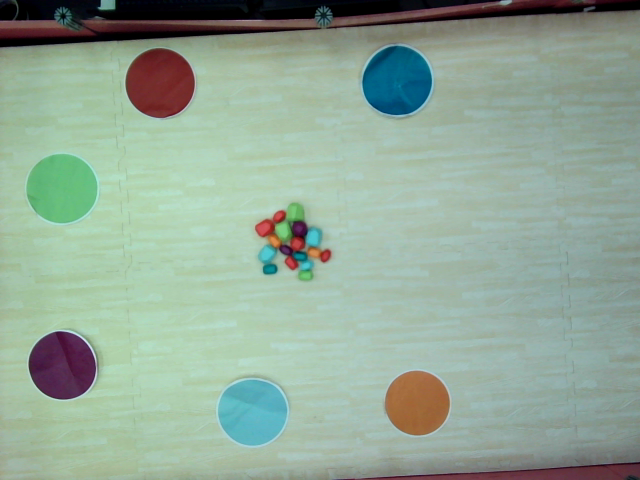
#> input picture examples/image.png, 640 x 480 px, given in place of the camera
$ python calibrate_grip.py   (older library calls are emulated)
#> lines starting #> are read from the running program, lines starting #| are printed output that depends on the picture; after the words box and inside, x2 and y2 are one past the last pixel; in counts of white or black regions, pixels touching at a corner belong together
### camera_io.py
"""Apply the same requested camera properties in calibration and operation."""
import cv2


def apply_camera_properties(cap, cfg):
    readings = {}
    for name, value in cfg.get('camera_properties', {}).items():
        prop = getattr(cv2, 'CAP_PROP_' + name, None)
        accepted = prop is not None and bool(cap.set(prop, value))
        actual = float(cap.get(prop)) if prop is not None else None
        readings[name] = {'requested': value, 'accepted': accepted, 'readback': actual}
        if not accepted:
            print(f'Warning: camera rejected {name}={value}')
    return readings  # Successful readback does not prove an optical setting.

### robot_pose.py
"""Robot pose from one AprilTag on top of the robot, seen by the overhead camera.

Output is in arena millimetres (same frame as vision.py targets):
x to the right, y down, origin at the top-left floor corner.
heading_deg: 0 = facing +x, 90 = facing +y (down the image), i.e. clockwise on screen.

The floor homography is exact only at floor level. The tag sits at height
tag_height_mm, so its image is pushed away from the point under the camera.
We undo this with  r_true = r_measured * (H - h) / H.

Run live to check tag size / detection rate:
    python robot_pose.py 1
    python robot_pose.py --video run.mp4
"""
import argparse
import json
import math
import time
from dataclasses import dataclass, asdict
from pathlib import Path

import cv2
import numpy as np

DICTIONARIES = {
    '36h11': cv2.aruco.DICT_APRILTAG_36h11,
    '25h9': cv2.aruco.DICT_APRILTAG_25h9,
    '16h5': cv2.aruco.DICT_APRILTAG_16h5,
}


@dataclass
class Pose:
    x: float            # tag centre on the floor plane, mm
    y: float
    heading_deg: float
    grip_x: float       # gripper point (tag centre + offset), mm
    grip_y: float
    side_mm: float      # measured tag side after correction; sanity check
    t: float

    def as_dict(self):
        return {k: round(v, 2) if isinstance(v, float) else v for k, v in asdict(self).items()}


def floor_homography(cfg):
    arena = cfg.get('arena', {})
    corners = arena.get('corners_px')
    if not corners:
        raise ValueError('arena.corners_px missing: run calibrate_arena.py first')
    w, h = arena['size_mm']
    src = np.array(corners, np.float32)
    dst = np.array([[0, 0], [w, 0], [w, h], [0, h]], np.float32)
    return cv2.getPerspectiveTransform(src, dst)


class RobotPoseEstimator:
    def __init__(self, cfg):
        tag = cfg.get('robot_tag')
        if not tag:
            raise ValueError('robot_tag block missing in calib.json (see README_ROBOT.md)')
        arena = cfg['arena']
        self.source_size = arena.get('source_size_px')
        self.H = floor_homography(cfg)
        self.tag_id = int(tag.get('id', 0))
        self.size_mm = float(tag.get('size_mm', 100))
        self.tag_h = float(tag.get('height_mm', 0))
        unmeasured = [k for k in ('camera_height_mm', 'camera_floor_xy_mm') if k in tag and tag[k] is None]
        if unmeasured:
            raise ValueError('robot_tag.' + ' and '.join(unmeasured) + ' not measured yet (null in the config)')
        self.cam_h = float(tag.get('camera_height_mm', 2000))
        if self.cam_h <= self.tag_h:
            raise ValueError('camera_height_mm must be larger than height_mm')
        w, h = arena['size_mm']
        self.cam_xy = np.array(tag.get('camera_floor_xy_mm') or [w / 2, h / 2], np.float64)
        # offset from tag centre to gripper point: [forward_mm, right_mm]
        self.offset = np.array(tag.get('grip_offset_mm', [0, 0]), np.float64)
        self.size_tolerance = float(tag.get('size_tolerance', 0.25))
        # 180 if the tag is mounted "upside down" (e.g. official apriltag-imgs PNG with its top edge forward)
        self.heading_offset = math.radians(float(tag.get('heading_offset_deg', 0)))
        params = cv2.aruco.DetectorParameters()
        params.cornerRefinementMethod = cv2.aruco.CORNER_REFINE_SUBPIX
        dictionary = cv2.aruco.getPredefinedDictionary(DICTIONARIES[tag.get('family', '36h11')])
        self.detector = cv2.aruco.ArucoDetector(dictionary, params)
        self.last_reason = 'not run'
        self.last_corners_px = None

    # [5 lines left out: function to_floor, not called in this run]

    def detect_all(self, frame):
        gray = frame if frame.ndim == 2 else cv2.cvtColor(frame, cv2.COLOR_BGR2GRAY)
        corners, ids, _ = self.detector.detectMarkers(gray)
        if ids is None:
            return {}
        return {int(i): c.reshape(4, 2) for i, c in zip(ids.flatten(), corners)}

    def detect(self, frame, t=None):
        t = time.time() if t is None else t
        if self.source_size and list(frame.shape[1::-1]) != list(self.source_size):
            raise ValueError('Camera resolution differs from calibration')
        tags = self.detect_all(frame)
        self.last_corners_px = tags.get(self.tag_id)
        if self.last_corners_px is None:
            self.last_reason = 'tag not seen' if not tags else f'other ids only: {sorted(tags)}'
            return None
        pts = self.to_floor(self.last_corners_px)          # TL, TR, BR, BL of the tag
        sides = np.linalg.norm(pts - np.roll(pts, -1, axis=0), axis=1)
        side = float(sides.mean())
        if abs(side - self.size_mm) / self.size_mm > self.size_tolerance:
            self.last_reason = f'size {side:.0f} mm != {self.size_mm:.0f} mm (check height/calib)'
            return None
        centre = pts.mean(axis=0)
        front = (pts[0] + pts[1]) / 2                        # top edge of the printed tag = robot front
        back = (pts[2] + pts[3]) / 2
        d = front - back
        heading = math.atan2(d[1], d[0]) + self.heading_offset
        heading = math.atan2(math.sin(heading), math.cos(heading))
        forward = np.array([math.cos(heading), math.sin(heading)])
        right = np.array([-math.sin(heading), math.cos(heading)])
        grip = centre + self.offset[0] * forward + self.offset[1] * right
        self.last_reason = 'ok'
        return Pose(float(centre[0]), float(centre[1]), math.degrees(heading),
                    float(grip[0]), float(grip[1]), side, t)


# [71 lines left out: functions footprint_polygon_mm, draw, main, not called in this run]


# [2 lines that do not run on import are left out]

### vision.py
"""Conservative overhead perception. Unknown objects still block pickup clearance."""
from dataclasses import dataclass, replace
import cv2
import numpy as np
from color_calibration import NAMES, mask_for, color_masks as make_color_masks, range_overlaps
from reference_guard import ReferenceGuard


def warp(frame, cfg):
    arena = cfg.get('arena', {})
    if arena.get('source_size_px') and list(frame.shape[1::-1]) != arena['source_size_px']:
        raise ValueError('Camera resolution changed; recalibrate arena/background')
    corners = arena.get('corners_px')
    if not corners:
        return frame.copy()
    scale = arena.get('mm_per_px', 2)
    if scale <= 0:
        raise ValueError('mm_per_px must be positive')
    width, height = [int(round(v / scale)) for v in arena['size_mm']]
    if width < 2 or height < 2:
        raise ValueError('Arena dimensions and mm_per_px must be positive')
    src = np.array(corners, np.float32)
    if src.shape != (4, 2) or abs(cv2.contourArea(src)) < 100:
        raise ValueError('Four non-degenerate arena corners required')
    dst = np.array([[0, 0], [width-1, 0], [width-1, height-1], [0, height-1]], np.float32)
    return cv2.warpPerspective(frame, cv2.getPerspectiveTransform(src, dst), (width, height))


@dataclass
class Observation:
    x: float
    y: float
    color: int
    confidence: float
    area: float
    isolated: bool = False      # pickable: clear all around, or clear along approach_deg
    stable: bool = False
    approach_deg: float = None  # robot heading to drive in with (0=+x, 90=+y); None = any side
    held: int = 0               # >0: target kept from an earlier frame (sticky_frames)
    candidate_color: int = 0    # best vote, even when the final label is unknown
    reason: str = ''            # explains color rejection or why pickup is withheld
    bbox: tuple = None          # rectified-pixel (x, y, width, height)
    ambiguous_fraction: float = 0.0


class Detector:
    # [262 lines left out: functions __init__, _hold_targets, process, _corridor_free, not called in this run]


def _angle_gap(a, b):
    return abs(np.arctan2(np.sin(a - b), np.cos(a - b)))


# [206 lines left out: functions _find_approach, _away_from_nearest, directional_candidates, _nearest_region, pile_regions, make_packet, not called in this run]

### calibrate_grip.py
"""Measure robot_tag.grip_offset_mm and robot_tag.axle_offset_mm with the overhead camera.

Needs: calibrate_arena.py done, the tag on the robot, and robot_tag.height_mm,
size_mm and camera_height_mm filled in.

1) Grip offset. Close the jaws on a stone, arm DOWN (stone on the floor), robot
   anywhere in view. Use a lime, violet or cyan stone (orange can look like the roof).
       python calibrate_grip.py 1                 # shows the result
       python calibrate_grip.py 1 --write         # also saves it to calib.json
   Run it twice with the robot at different spots/headings; the two results should
   agree within ~5 mm.

2) Axle offset (how far the tag centre is ahead of the wheel axle). Start the
   script, then spin the robot slowly on the spot with teleop (a or d) for a full turn.
       python calibrate_grip.py 1 --axle --write
   The tag centre moves on a circle around the axle; its radius is the offset.

Until (1) has been saved, autonomy.py prints a warning at every start.
"""
import argparse
import json
import math
from pathlib import Path

import cv2
import numpy as np

from robot_pose import RobotPoseEstimator
from vision import mask_for, warp


def stone_in_jaws(frame_rect, cfg, pose, per_px, stone_h, cam_xy, cam_h, color=None):
    """Centroid (mm, floor level) of the coloured blob in front of the robot, or None."""
    hsv = cv2.cvtColor(frame_rect, cv2.COLOR_BGR2HSV)
    h = math.radians(pose.heading_deg)
    f = np.array([math.cos(h), math.sin(h)])
    r = np.array([-math.sin(h), math.cos(h)])
    best = None
    for key, ranges in cfg['hsv'].items():
        if color is not None and int(str(key).split('_')[0]) != color:
            continue
        if not ranges:
            continue
        mask = mask_for(hsv, ranges)
        n, labels, stats, cents = cv2.connectedComponentsWithStats(mask)
        for i in range(1, n):
            area_mm2 = stats[i, cv2.CC_STAT_AREA] * per_px * per_px
            if area_mm2 < 300:
                continue
            c = cents[i] * per_px
            k = (cam_h - stone_h) / cam_h                   # stone surface parallax
            c = cam_xy + (c - cam_xy) * k
            rel = c - np.array([pose.x, pose.y])
            fwd, side = float(rel @ f), float(rel @ r)
            if 85 < fwd < 350 and abs(side) < 100 and (best is None or area_mm2 > best[0]):
                best = (area_mm2, fwd, side, key)
    return best


def fit_circle(points):
    """Least-squares circle through points -> (cx, cy, radius)."""
    p = np.asarray(points, np.float64)
    A = np.column_stack([2 * p[:, 0], 2 * p[:, 1], np.ones(len(p))])
    b = (p ** 2).sum(axis=1)
    cx, cy, c = np.linalg.lstsq(A, b, rcond=None)[0]
    return cx, cy, math.sqrt(max(0.0, c + cx * cx + cy * cy))


def main():
    ap = argparse.ArgumentParser(description=__doc__, formatter_class=argparse.RawDescriptionHelpFormatter)
    ap.add_argument('camera_index', nargs='?', type=int)
    ap.add_argument('--video')
    ap.add_argument('--config', type=Path, default=Path(__file__).with_name('calib.json'))
    ap.add_argument('--axle', action='store_true', help='measure axle offset (spin the robot on the spot)')
    ap.add_argument('--samples', type=int, default=60)
    ap.add_argument('--color', type=int, choices=range(1, 7), help='color ID of the stone held in the closed jaws')
    ap.add_argument('--max-spread-mm', type=float, default=10, help='refuse a noisy/ambiguous grip measurement')
    ap.add_argument('--write', action='store_true', help='save the result to the config')
    args = ap.parse_args()
    if not math.isfinite(args.max_spread_mm) or args.max_spread_mm <= 0:
        ap.error('--max-spread-mm must be positive and finite')
    cfg = json.loads(args.config.read_text())
#> (reads calib.json from the repository)
    est = RobotPoseEstimator(cfg)
    per_px = float(cfg['arena'].get('mm_per_px', 2))
    stone_h = float(cfg.get('autonomy', {}).get('stone_height_mm', 20))
    source = args.video or (args.camera_index if args.camera_index is not None else cfg.get('camera_index', 0))
    cap = cv2.VideoCapture(source)
    if not cap.isOpened():
        raise SystemExit(f'Cannot open {source}')
    if not args.video:
        from camera_io import apply_camera_properties
        apply_camera_properties(cap, cfg)
    grips, centres, headings = [], [], []
    need = args.samples * (3 if args.axle else 1)
    print('Axle mode: spin the robot slowly on the spot now.' if args.axle else
          'Jaws closed on a stone, arm down. Hold still.')
    while len(grips if not args.axle else centres) < need:
        ok, raw = cap.read()
#> raw is the input picture: shape (480, 640, 3); mean B, G, R 151.1, 167.3, 145.9
        if not ok:
            break
        pose = est.detect(raw)
#> in detect_all, `gray = frame if frame.ndim == 2 else cv2.cvtColor(frame, cv2.COLOR_BGR..`:
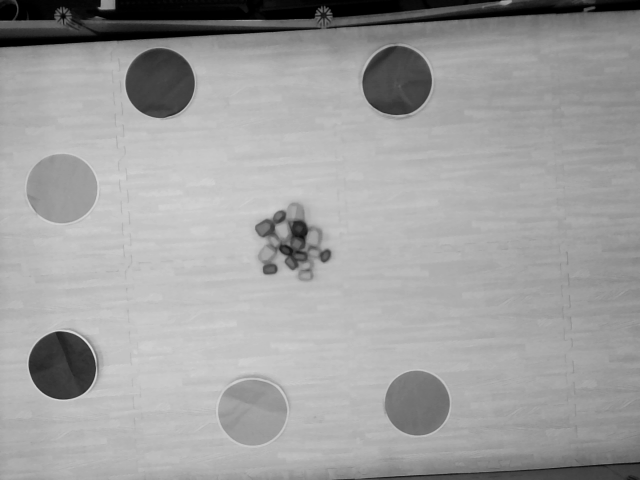
#> gray: shape (480, 640); min 0, max 222, mean 159
#> in detect_all, `corners, ids, _ = self.detector.detectMarkers(gray)`: corners = (); ids = None
#> in detect, `tags = self.detect_all(frame)`: tags = 0 items
#> in detect, `self.last_reason = 'tag not seen' if not tags else f'other ids only: {..`: self.last_reason = 'tag not seen'
#> pose = None
        view = warp(raw, cfg)
#> in warp, `return cv2.warpPerspective(frame, cv2.getPerspectiveTransform(src, dst..`:
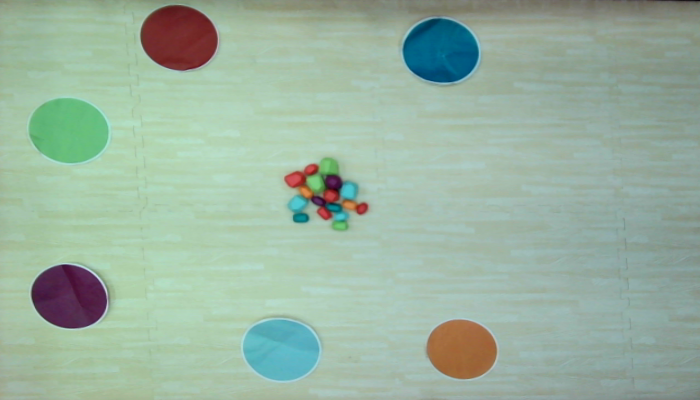
#> returned value: shape (400, 700, 3); mean of channels 0, 1, 2 161, 179.1, 154.4; drawn as B, G, R
        if pose is not None:
            if args.axle:
                centres.append((pose.x, pose.y))
                headings.append(math.radians(pose.heading_deg))
            else:
                hit = stone_in_jaws(view, cfg, pose, per_px, stone_h, est.cam_xy, est.cam_h, args.color)
                if hit:
                    grips.append(hit[1:3])
                    cv2.circle(view, (round((pose.x + 0) / per_px), round(pose.y / per_px)), 4, (255, 0, 255), -1)
        done = len(centres) if args.axle else len(grips)
        cv2.putText(view, f'{done}/{need}  {est.last_reason}', (10, 25), cv2.FONT_HERSHEY_SIMPLEX, .6, (0, 0, 255), 2)
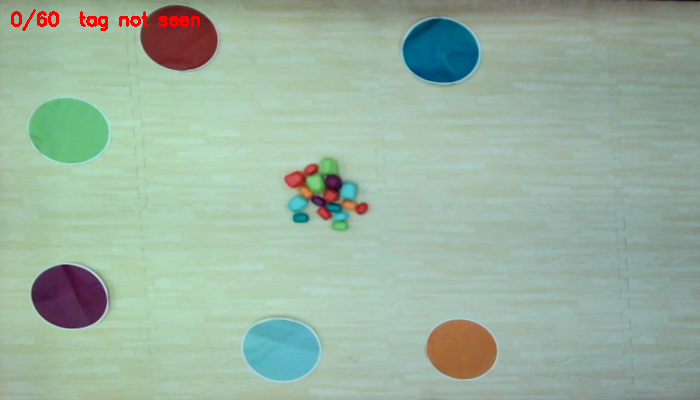
#> view: shape (400, 700, 3); 0.42% of pixels changed, all inside (x1, y1, x2, y2) = (11, 9, 200, 31)
        cv2.imshow('calibrate_grip', view)
        if cv2.waitKey(1) & 255 in (ord('q'), 27):
#> (key q is pressed here)
            break
    cap.release()
    cv2.destroyAllWindows()

    tag = cfg['robot_tag']
    if args.axle:
        if len(centres) < 20:
            raise SystemExit('Not enough tag detections.')
        spread = np.ptp(np.unwrap(headings))
        if spread < math.radians(270):
            raise SystemExit(f'Only turned {math.degrees(spread):.0f} deg; spin a full turn.')
        cx, cy, radius = fit_circle(centres)
        ahead = np.median([(x - cx) * math.cos(h) + (y - cy) * math.sin(h)
                           for (x, y), h in zip(centres, headings)])
        value = round(float(math.copysign(radius, ahead)), 1)
        print(f'axle_offset_mm = {value}  (tag centre {"ahead of" if value >= 0 else "behind"} the axle)')
        if abs(value) < 8:
            print('Small enough that it hardly matters; saving it anyway.')
        tag['axle_offset_mm'] = value
    else:
        if len(grips) < 20:
#> (the run stopped early here; a loop or call above may not have finished)
